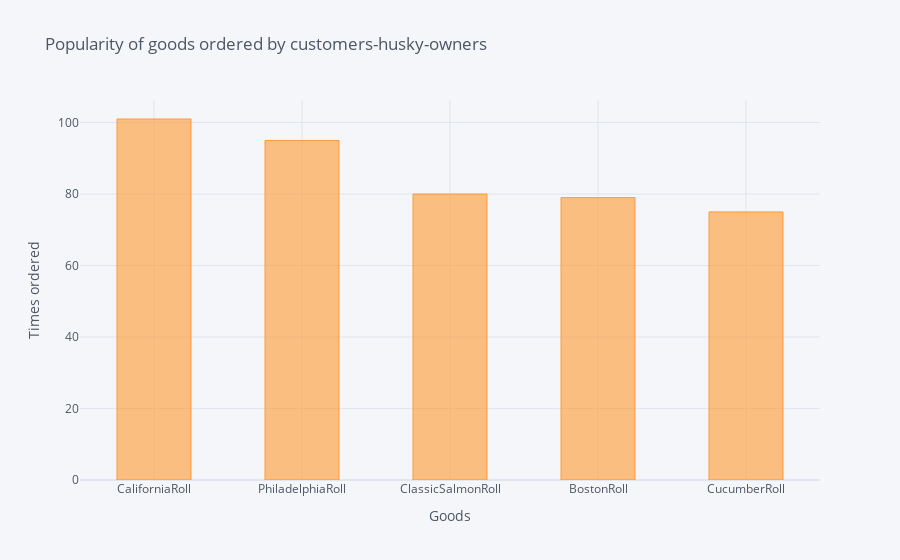

Here is the notebook cell this chart was saved with:
### Code cell
pop_goods_husky.iplot(
    kind='bar',
    bargap=0.5,
    xTitle='Goods',
    yTitle='Times ordered',
    title='Popularity of goods ordered by customers-husky-owners')

### Figure 1 — Plotly figure (JSON) as saved in the notebook; plotly's stock layout.template omitted (floating-point values rounded to 4 significant figures)
{"data": [{"marker": {"color": "rgba(255, 153, 51, 0.6)", "line": {"color": "rgba(255, 153, 51, 1.0)", "width": 1}}, "name": "ordered_times", "orientation": "v", "text": "", "type": "bar", "x": ["CaliforniaRoll", "PhiladelphiaRoll", "ClassicSalmonRoll", "BostonRoll", "CucumberRoll"], "y": [101, 95, 80, 79, 75]}], "layout": {"bargap": 0.5, "legend": {"bgcolor": "#F5F6F9", "font": {"color": "#4D5663"}}, "paper_bgcolor": "#F5F6F9", "plot_bgcolor": "#F5F6F9", "title": {"font": {"color": "#4D5663"}, "text": "Popularity of goods ordered by customers-husky-owners"}, "xaxis": {"gridcolor": "#E1E5ED", "showgrid": true, "tickfont": {"color": "#4D5663"}, "title": {"font": {"color": "#4D5663"}, "text": "Goods"}, "zerolinecolor": "#E1E5ED"}, "yaxis": {"gridcolor": "#E1E5ED", "showgrid": true, "tickfont": {"color": "#4D5663"}, "title": {"font": {"color": "#4D5663"}, "text": "Times ordered"}, "zerolinecolor": "#E1E5ED"}}}
